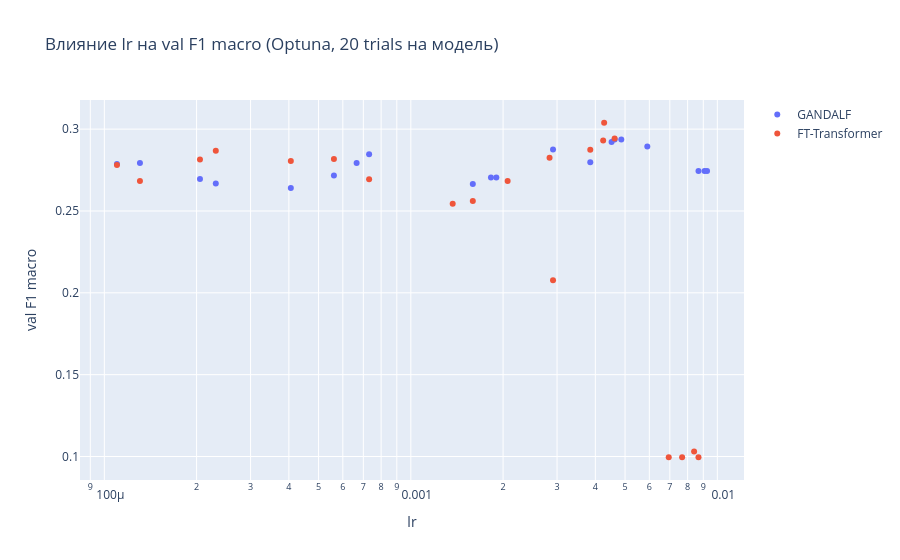

The notebook cell saved with this chart:
### Code cell
import optuna
import plotly.graph_objects as go

optuna.logging.set_verbosity(optuna.logging.WARNING)

fig = go.Figure()
for model, name in [("GANDALF", "tune-gandalf-lr"), ("FT-Transformer", "tune-ft-lr")]:
    study = optuna.load_study(study_name=name, storage=f"sqlite:///runs/tune/{name}.db")
    trials = [t for t in study.trials if t.state == optuna.trial.TrialState.COMPLETE]
    fig.add_trace(
        go.Scatter(
            x=[t.params["lr"] for t in trials],
            y=[t.value for t in trials],
            mode="markers",
            name=model,
        )
    )
fig.update_layout(
    title="Влияние lr на val F1 macro (Optuna, 20 trials на модель)",
    xaxis_title="lr",
    yaxis_title="val F1 macro",
    xaxis_type="log",
)
fig.show()

### Figure 1 — Plotly figure (JSON) as saved in the notebook; plotly's stock layout.template omitted (floating-point values rounded to 4 significant figures)
{"data": [{"mode": "markers", "name": "GANDALF", "type": "scatter", "x": [0.0005612, 0.002911, 0.0002051, 0.0001307, 0.001593, 0.0001099, 0.004623, 0.000231, 0.000406, 0.000731, 0.008681, 0.004519, 0.004861, 0.009087, 0.001826, 0.001901, 0.00385, 0.00591, 0.0006654, 0.009258], "y": [0.2716, 0.2876, 0.2695, 0.2793, 0.2664, 0.2787, 0.2937, 0.2668, 0.2641, 0.2846, 0.2745, 0.2921, 0.2937, 0.2745, 0.2704, 0.2704, 0.2798, 0.2894, 0.2793, 0.2745]}, {"mode": "markers", "name": "FT-Transformer", "type": "scatter", "x": [0.0005612, 0.002911, 0.0002051, 0.0001307, 0.001593, 0.0001099, 0.004623, 0.000231, 0.000406, 0.000731, 0.008681, 0.002836, 0.00137, 0.007676, 0.008399, 0.004273, 0.00385, 0.006942, 0.004242, 0.00207], "y": [0.2818, 0.2077, 0.2814, 0.2684, 0.256, 0.2781, 0.2942, 0.2869, 0.2806, 0.2694, 0.09954, 0.2825, 0.2544, 0.09954, 0.1031, 0.3039, 0.2874, 0.09954, 0.2931, 0.2682]}], "layout": {"title": {"text": "Влияние lr на val F1 macro (Optuna, 20 trials на модель)"}, "xaxis": {"title": {"text": "lr"}, "type": "log"}, "yaxis": {"title": {"text": "val F1 macro"}}}}
